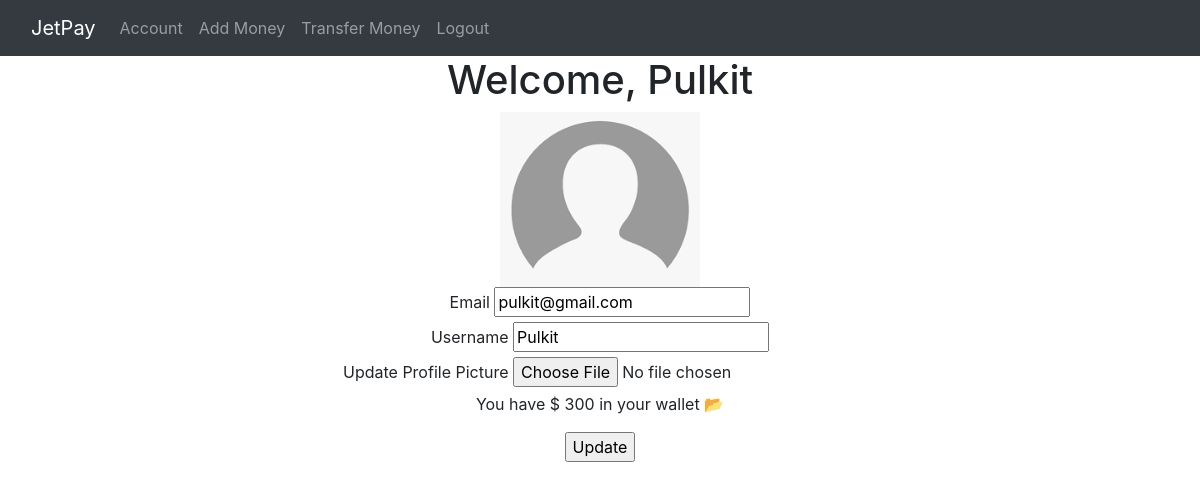
Before: /account (signed in) with the older database file.
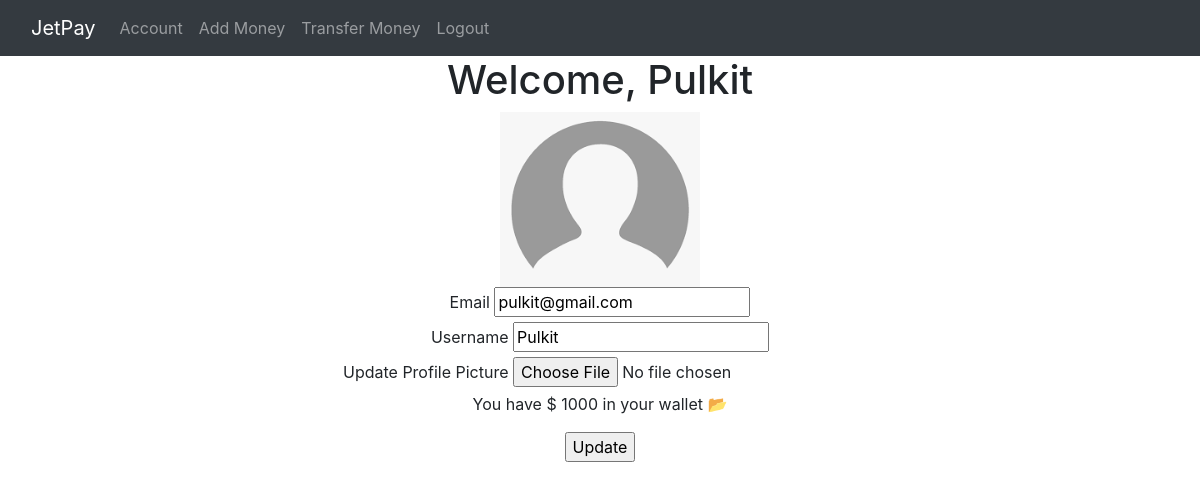
After: the same page with the newer database file.
### digitalWallet/__init__.py (models this page shows, shortened)
class User(db.Model,UserMixin):
	__tablename__ = 'users'
	id = db.Column(db.Integer,primary_key = True)
	profile_image = db.Column(db.String(20),nullable = False,default = 'default.jpg')
	email = db.Column(db.String(64),unique = True,index = True)
	username = db.Column(db.String(64),unique = True,index = True)
	password_hash = db.Column(db.String(128))
	amount = db.Column(db.Integer,default = 0)

### digitalWallet/__init__.py (the view)
@app.route('/account',methods = ['GET','POST'])
def account():
	form = UpdateUserForm()
	if form.validate_on_submit():
		current_user.username = form.username.data
		current_user.email = form.email.data
		db.session.commit()
		flash('User account updated')
		return redirect(url_for('users.account'))
	elif request.method == 'GET':
		form.username.data = current_user.username
		form.email.data = current_user.email
	print(f"User has {current_user.amount}")
	profile_image = url_for('static',filename = 'profile_pics/' + current_user.profile_image)
	print(f"Path to the profile image : {profile_image} ")
	return render_template('account.html',current_user = current_user,form = form,profile_image = profile_image)

### digitalWallet/__init__.py (shortened to what this page needs)
class UpdateUserForm(FlaskForm):
	email = StringField('Email',validators=[DataRequired(),Email()])
	username = StringField('Username',validators=[DataRequired()])
	picture = FileField('Update Profile Picture',validators= [FileAllowed(['png','jpg'])])
	amount = IntegerField('Updated amount',validators=[DataRequired()])
	submit = SubmitField('Update')

### digitalWallet/__init__.py (called while the page is built)
@login_manager.user_loader
def load_user(user_id):
	return User.query.get(user_id)

### digitalWallet/templates/account.html (shortened to what this page needs)
{% extends 'base.html' %}
{% block content %}
<div align='center'>
	<h1>Welcome, {{current_user.username}}</h1>
	<img src="/static/images/default.png" alt="" width="200">
	<div class="container">
		<form method="POST" action="" enctype="multipart/form-data">
			{{form.email.label}} {{form.email}} <br>
			{{form.username.label}} {{form.username}} <br>
			{{form.picture.label}} {{form.picture}} <br>
			<p>You have $ {{current_user.amount}} in your wallet 📂</p>
			{{form.submit()}}
		</form>
	</div>
</div>
{% endblock %}

### digitalWallet/templates/base.html (shortened to what this page needs)
<!DOCTYPE html>
<html lang="en">
{% block head %}
<head>
	<link rel="stylesheet" href="https://maxcdn.bootstrapcdn.com/bootstrap/4.0.0/css/bootstrap.min.css"
>
	<link rel="stylesheet" href="/static/stylesheet.css">
</head>
{% endblock %}
<body>
	{% block navbar %}
	<nav class="navbar navbar-expand-lg navbar-dark bg-dark">
		<div class="container-fluid">
			<a class="navbar-brand" href="{{url_for('index')}}">JetPay</a>
			<div class="collapse navbar-collapse" id="navbarNav">
				<ul class="navbar-nav">
					{% if current_user.is_authenticated %}
					<li class="nav-item">
						<a class="nav-link" href="{{url_for('account')}}">Account</a>
					</li>
					<li class="nav-item">
						<a class="nav-link" href="{{url_for('add_money')}}">Add Money</a>
					</li>
					<li class="nav-item">
						<a class="nav-link" href="{{url_for('transaction')}}">Transfer Money</a>
					</li>
					<li class="nav-item">
						<a class="nav-link" href="{{url_for('logout')}}">Logout</a>
					</li>
					{% endif %}
				</ul>
			</div>
		</div>
	</nav>
	{% endblock %}
	{% block content %}
	{% endblock %}
</body>
</html>

### digitalWallet/static/stylesheet.css (style rules this page uses)
body { overflow-x: hidden; }

Changed rows visible on the page:
changed User "Pulkit": amount "300" → "1000"
